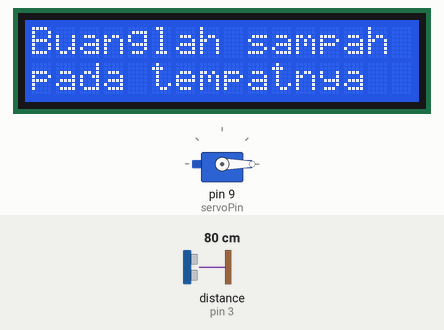
Bench run of a sketch on a simulated Arduino Uno, built with avr-gcc and run on an emulated ATmega328P. Parts: servo, 16×2 character LCD. Wiring (inferred from the names in the program): ultrasonic range finder: trigger pin 2; echo pin 3. The inputs (shaded band) are chosen by the test bench; at power-on: distance to the obstacle (sensor on pin 3) 80 cm. The echo pulse lasts 58.3 µs per cm; what the sketch prints to the serial monitor is not drawn.

Above: at 1.2 s.
1.3 s: distance to the obstacle (sensor on pin 3) set to 33 cm
3.3 s: distance to the obstacle (sensor on pin 3) set to 28 cm
At 4.5 s:
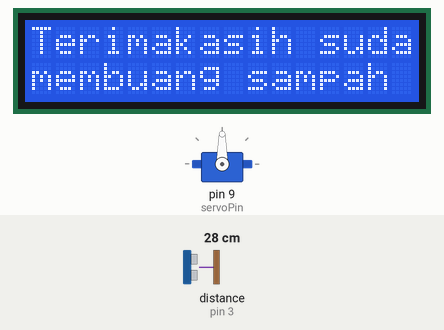
5.6 s: distance to the obstacle (sensor on pin 3) set to 35 cm
At 9.5 s:
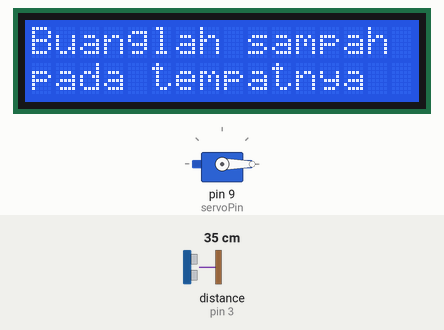
9.7 s: distance to the obstacle (sensor on pin 3) set to 2 cm
At 10.8 s:
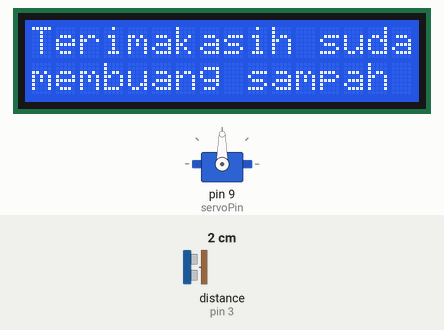
Timing chart, 0 to 12.7 s (numbered marks = the images above; inputs shaded):
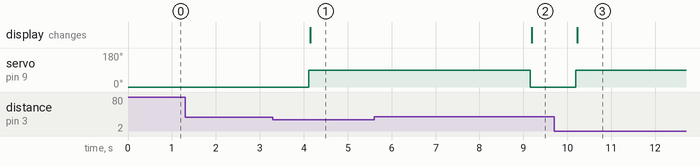

Measured:
- the behaviour switches between 30 and 29 cm on distance to the obstacle (sensor on pin 3) (found by bisection; images 0 and 1)
- after the input at 1.3 s, every drawn part: stays the same
- after the input at 3.3 s, servo on pin 9 (servoPin): 0° → 90° after 0.81 s; the display: changes after 0.85 s (image 1)
- after the input at 5.6 s, servo on pin 9 (servoPin): 90° → 0° after 3.6 s; the display: changes after 3.6 s (image 2)
- after the input at 9.7 s, servo on pin 9 (servoPin): 0° → 90° after 0.49 s; the display: changes after 0.53 s (image 3)

The sketch:

coding_TEMPAT_SAMPAH_PINTAR_TATYY.ino
```cpp
#include <Servo.h>
#include <LiquidCrystal_I2C.h>

const int trigPin = 2;
const int echoPin = 3;
const int servoPin = 9;
const int lcdColumns = 16;
const int lcdRows = 2;
const int lcdAddress = 0x27;
const int distanceThreshold = 30;
const int servoAngle = 90;
const unsigned long thankYouTime = 5000;
const int backlightBrightness = 255;

Servo servo;
LiquidCrystal_I2C lcd(lcdAddress, lcdColumns, lcdRows);
long duration, distance;
bool isObjectDetected = false;
unsigned long thankYouTimer = 0;

void setup() {
  pinMode(trigPin, OUTPUT);
  pinMode(echoPin, INPUT);
  servo.attach(servoPin);
  servo.write(0);
  lcd.begin(lcdColumns, lcdRows);
  lcd.setBacklight(backlightBrightness);
  lcd.setCursor(0, 0);
  lcd.print("Buanglah sampah");
  lcd.setCursor(0, 1);
  lcd.print("pada tempatnya");
  Serial.begin(9600);
}

void loop() {
  digitalWrite(trigPin, LOW);
  delayMicroseconds(2);
  digitalWrite(trigPin, HIGH);
  delayMicroseconds(10);
  digitalWrite(trigPin, LOW);

  duration = pulseIn(echoPin, HIGH);
  distance = duration * 0.035 / 2;

  Serial.print("Jarak: ");
  Serial.print(distance);
  Serial.println(" cm");

  if (distance < distanceThreshold) {
    if (!isObjectDetected) {
      openLid();
      isObjectDetected = true;
      lcd.clear();
      lcd.setCursor(0, 0);
      lcd.print("Terimakasih sudah");
      lcd.setCursor(0, 1);
      lcd.print("membuang sampah");
      thankYouTimer = millis();
    }
  } else {
    if (isObjectDetected && (millis() - thankYouTimer) >= thankYouTime) {
      closeLid();
      isObjectDetected = false;
      lcd.clear();
      lcd.setCursor(0, 0);
      lcd.print("Buanglah sampah");
      lcd.setCursor(0, 1);
      lcd.print("pada tempatnya");
    }
  }

  delay(1000);
}

void openLid() {
  servo.write(servoAngle);
}

void closeLid() {
  servo.write(0);
  lcd.setBacklight(backlightBrightness);
}
```
